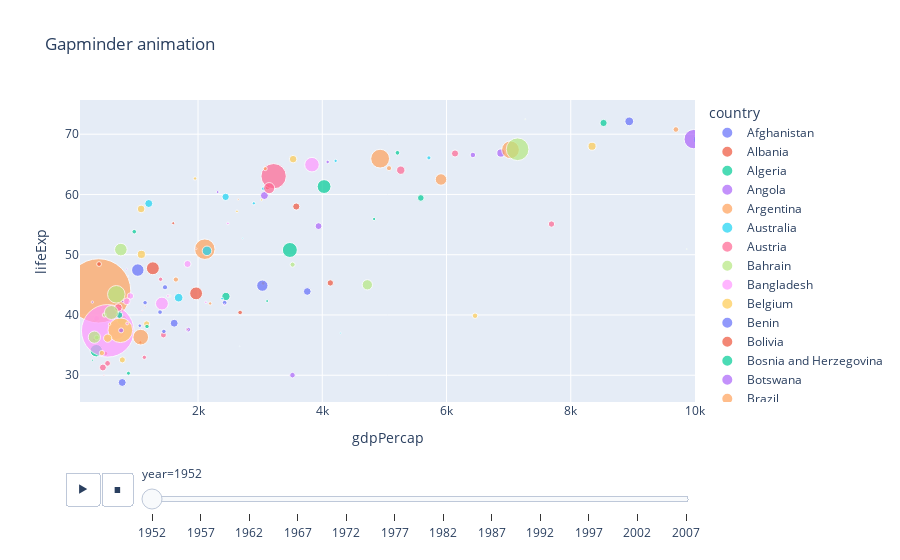

Notebook code cell kept with this figure:
### Code cell
#bubble chart for showing more than 2 D

fig = px.scatter(gapminder, 
                 x = "gdpPercap",
                 y = "lifeExp",
                 size = "pop",
                 color = "country",
                 size_max = 70, 
                 animation_frame = "year",
                 #animation_group = "country",
                 title = "Gapminder animation",
                 range_x = [100, 10000])

fig.show()
